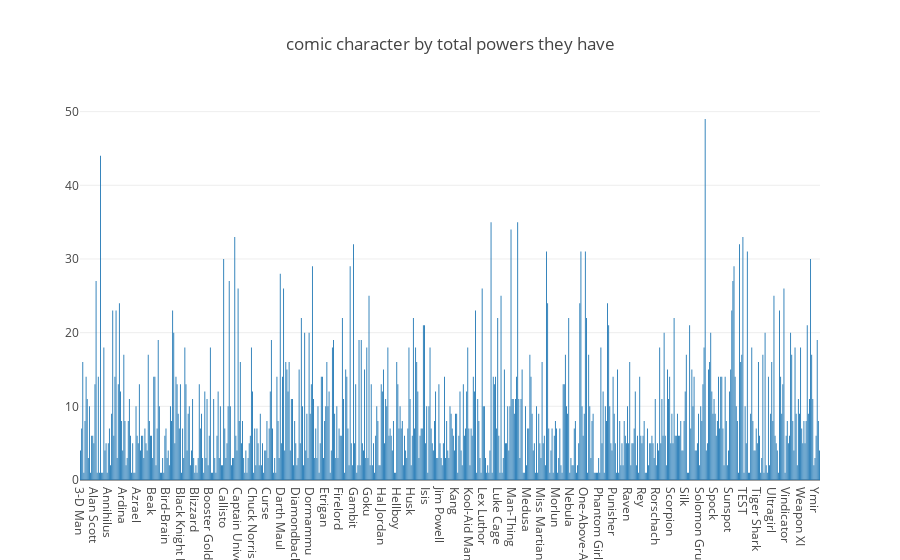

The notebook cell saved with this chart:
### Code cell
# using plotly

trace = go.Bar(
    x=powers['hero_names'],
    y=powers['total_powers'],
    text = ['names','total_powers']
)

layout = go.Layout(
    title = "comic character by total powers they have"
)

fig = go.Figure(data=[trace], layout=layout)
py.iplot(fig, filename="most powerful superhero")

### Figure 1 — Plotly figure (JSON) as saved in the notebook; plotly's stock layout.template omitted (floating-point values rounded to 4 significant figures; data arrays with more than 128 entries replaced by an {"elided": "..."} marker saying what was removed)
{"data": [{"text": ["names", "total_powers"], "type": "bar", "uid": "9a404434-9366-4c51-9c35-8305eb58378f", "x": {"elided": "667 str values"}, "y": {"elided": "667 int values"}}], "layout": {"title": {"text": "comic character by total powers they have"}}}
